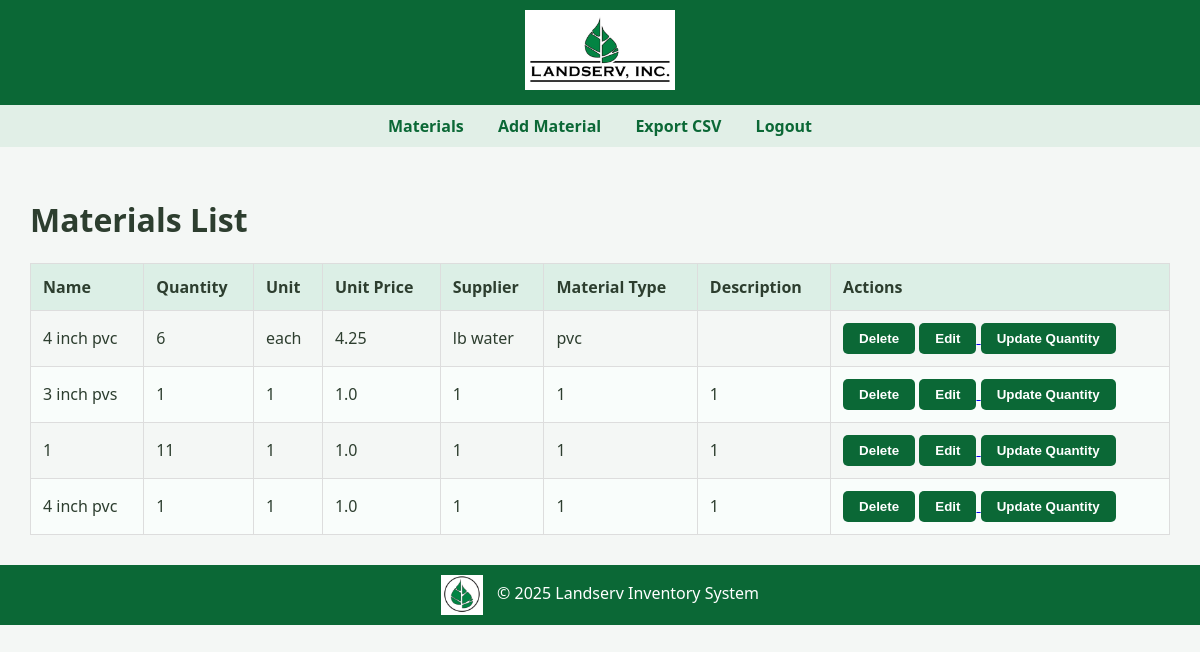
Page /materials (signed in) on the committed database.
### tables this page shows
CREATE TABLE materials (
    id INTEGER PRIMARY KEY AUTOINCREMENT,
    name TEXT NOT NULL,
    quantity INTEGER NOT NULL,
    unit TEXT NOT NULL,
    unit_price REAL NOT NULL,
    supplier TEXT NOT NULL,
    material_type TEXT NOT NULL,
    description TEXT,
    user_id INTEGER,
    FOREIGN KEY (user_id) REFERENCES users(id)
);

### app.py (the view)
@app.route('/materials')
@login_required
def materials():
    conn = get_db_connection()
    materials = conn.execute('SELECT * FROM materials').fetchall()
    conn.close()
    return render_template('materials.html', materials=materials)

### app.py (called while the page is built)
@login_manager.user_loader
def load_user(user_id):
    conn = get_db_connection()
    user = conn.execute('SELECT * FROM users WHERE id = ?', (user_id,)).fetchone()
    conn.close()
    if user:
        return User(user['id'], user['name'], user['role'])
    return None

@app.context_processor
def inject_user():
    return dict(user=current_user)

@app.context_processor
def inject_year():
    return {'current_year': datetime.now().year}

def get_db_connection():
    conn = sqlite3.connect('database.db')
    conn.row_factory = sqlite3.Row
    return conn

### templates/materials.html
{% extends 'base.html' %}
{% block content %}
<h1>Materials List</h1>
<table>
  <thead>
    <tr>
      <th>Name</th>
      <th>Quantity</th>
      <th>Unit</th>
      <th>Unit Price</th>
      <th>Supplier</th>
      <th>Material Type</th>
      <th>Description</th>
      <th>Actions</th>
    </tr>
  </thead>
  <tbody>
    {% for material in materials %}
    <tr>
      <td>{{ material.name }}</td>
      <td>{{ material.quantity }}</td>
      <td>{{ material.unit }}</td>
      <td>{{ material.unit_price }}</td>
      <td>{{ material.supplier }}</td>
      <td>{{ material.material_type }}</td>
      <td>{{ material.description }}</td>
      <td>
        <form method="post" action="{{ url_for('delete_material', id=material.id) }}" style="display:inline;">
          <button type="submit">Delete</button>
        </form>
        <a href="{{ url_for('edit_material', id=material.id) }}">
          <button>Edit</button>
        </a>
        {% if current_user.role in ['admin', 'crew_leader', 'crew_member'] %}
        <a href="{{ url_for('update_quantity', id=material.id) }}">
          <button>Update Quantity</button>
        </a>
        {% endif %}
      </td>
    </tr>
    {% endfor %}
  </tbody>
</table>
{% endblock %}

### static/styles.css (style rules this page uses)
body { font-family: 'Segoe UI', Tahoma, Geneva, Verdana, sans-serif; margin: 0; padding: 0; background-color: #f4f7f5; color: #2d3e2f; }
button, input[type="submit"], .btn { background-color: #0B6836; color: white; border: none; padding: 8px 16px; border-radius: 5px; cursor: pointer; font-weight: bold; }
table { width: 100%; border-collapse: collapse; margin-top: 20px; }
table th, table td { border: 1px solid #ddd; padding: 12px; text-align: left; }
table th { background-color: #dcefe6; color: #2d3e2f; }
table tr:nth-child(even) { background-color: #f9fdfb; }

### rows in the picture
materials: name "4 inch pvc", quantity "6", unit "each", unit_price "4.25", supplier "lb water", material_type "pvc"
materials: name "3 inch pvs", quantity "1", unit "1", unit_price "1.0", supplier "1", material_type "1", description "1"
materials: name "1", quantity "11", unit "1", unit_price "1.0", supplier "1", material_type "1", description "1"
materials: name "4 inch pvc", quantity "1", unit "1", unit_price "1.0", supplier "1", material_type "1", description "1"
